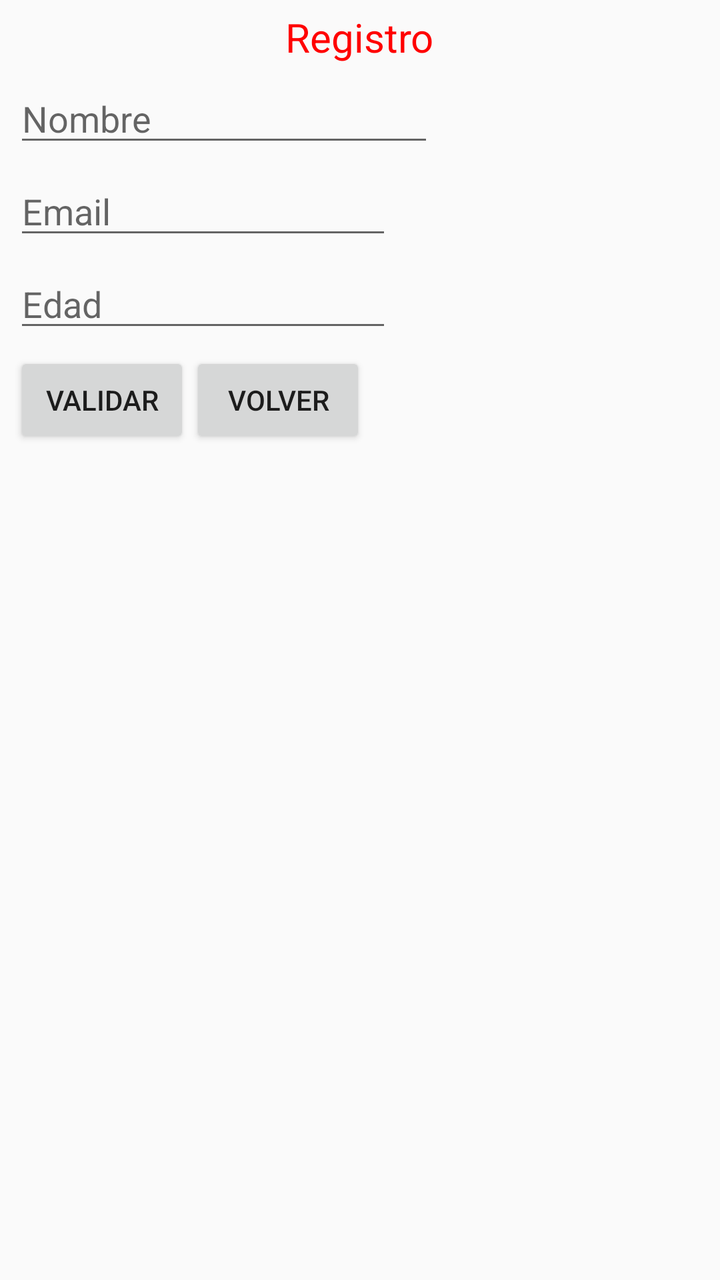
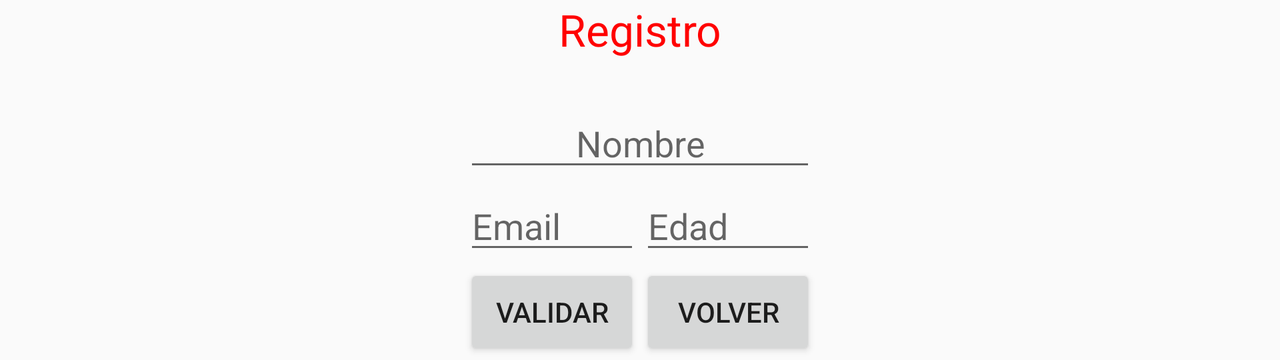

The same Android screen from two of the app's own layout files: first res/layout/ as a phone draws it, then the repository's variant for another configuration, drawn on a device whose configuration selects that folder. Both files follow.
<!-- AndroidManifest.xml: application theme AppTheme -->
<!-- res/layout/layout_registro.xml -->
<?xml version="1.0" encoding="utf-8"?>
<RelativeLayout xmlns:android="http://schemas.android.com/apk/res/android"

    xmlns:tools="http://schemas.android.com/tools"
    android:id="@+id/activity_registro"
    android:layout_width="match_parent"
    android:layout_height="match_parent"
    tools:context="carlosperez.pmdm.RegistroActivity">

    <TextView

        android:id="@+id/textView_TituloRegistro"
        android:text="@string/textview_tituloregistro"


        android:layout_width="wrap_content"
        android:layout_height="wrap_content"
        android:layout_marginTop="5dp"
        android:layout_alignParentTop="true"
        android:layout_centerHorizontal="true"
        android:textSize="20sp"
        android:textColor="@color/colorRojo" />

    <EditText

        android:id="@+id/editText_Nombre"
        android:hint="@string/nombre"

        android:layout_width="wrap_content"
        android:layout_height="wrap_content"
        android:inputType="textPersonName"
        android:ems="10"
        android:layout_below="@+id/textView_TituloRegistro"
        android:layout_alignRight="@+id/textView_TituloRegistro"
        android:layout_alignEnd="@+id/textView_TituloRegistro"
        android:layout_marginTop="5dp" />

    <EditText

        android:id="@+id/editText_Email"
        android:hint="@string/email"

        android:layout_width="wrap_content"
        android:layout_height="wrap_content"
        android:inputType="textEmailAddress"
        android:ems="9"
        android:layout_below="@+id/editText_Nombre"
        android:layout_alignLeft="@+id/editText_Nombre"
        android:layout_alignStart="@+id/editText_Nombre"
        android:layout_marginTop="5dp" />

    <EditText

        android:id="@+id/editText_Edad"
        android:hint="@string/edad"

        android:layout_width="wrap_content"
        android:layout_height="wrap_content"
        android:inputType="number"
        android:ems="9"
        android:layout_below="@+id/editText_Email"
        android:layout_alignLeft="@+id/editText_Email"
        android:layout_alignStart="@+id/editText_Email"
        android:layout_marginTop="5dp"
        android:focusable="false"
        android:clickable="true"
        android:maxLines="1"

        />


    <Button

        android:id="@+id/boton_Validar"
        android:text="@string/boton_validar"

        android:layout_width="wrap_content"
        android:layout_height="wrap_content"
        android:layout_below="@+id/editText_Edad"
        android:layout_alignLeft="@+id/editText_Edad"
        android:layout_alignStart="@+id/editText_Edad"
        android:layout_marginTop="5dp"
        android:onClick="validar_Datos"

        />

    <Button

        android:id="@+id/boton_Volver"
        android:text="@string/boton_volver"

        android:layout_width="wrap_content"
        android:layout_height="wrap_content"
        android:layout_alignBottom="@+id/boton_Validar"
        android:layout_toRightOf="@+id/boton_Validar"
        android:layout_toEndOf="@+id/boton_Validar"
        android:layout_marginLeft="0dp"
        android:layout_marginStart="0dp"
        android:onClick="boton_volver"/>

</RelativeLayout>
<!-- resources referenced by this layout -->
<resources>
  <color name="colorRojo">#FF0000</color>
  <string name="boton_validar">Validar</string>
  <string name="boton_volver">Volver</string>
  <string name="edad">Edad</string>
  <string name="email">Email</string>
  <string name="nombre">Nombre</string>
  <string name="textview_tituloregistro">Registro</string>
  <style name="AppTheme" parent="Theme.AppCompat.Light.DarkActionBar">
          
          <item name="colorPrimary">@color/colorPrimary</item>
          <item name="colorPrimaryDark">@color/colorPrimaryDark</item>
          <item name="colorAccent">@color/colorAccent</item>
      </style>
  <color name="colorPrimary">#3F51B5</color>
  <color name="colorPrimaryDark">#303F9F</color>
  <color name="colorAccent">#FF4081</color>
</resources>
<!-- res/layout-land/layout_registro.xml (the repository's variant of the layout above) -->
<!-- drawn on the phone turned sideways -->
<?xml version="1.0" encoding="utf-8"?>
<TableLayout xmlns:android="http://schemas.android.com/apk/res/android"

    xmlns:tools="http://schemas.android.com/tools"
    android:id="@+id/activity_registro"
    android:layout_width="wrap_content"
    android:layout_height="wrap_content"
    tools:context="carlosperez.pmdm.Activity_Registro"
    android:layout_gravity="center">

        <TextView
            android:id="@+id/textView_TituloRegistro"
            android:text="@string/textview_tituloregistro"
            android:layout_width="wrap_content"
            android:layout_height="wrap_content"
            android:textAlignment="center"
            android:textSize="22sp"
            android:textColor="@color/colorRojo" />

    <TableRow>

        <EditText

            android:id="@+id/editText_Nombre"
            android:hint="@string/nombre"
            android:layout_span="2"
            android:layout_width="wrap_content"
            android:layout_height="wrap_content"
            android:inputType="textPersonName"
            android:ems="10"
            android:textAlignment="center"
            android:layout_marginTop="20dp"/>

    </TableRow>

    <TableRow>

        <EditText

            android:id="@+id/editText_Email"
            android:hint="@string/email"
            android:layout_width="wrap_content"
            android:layout_height="wrap_content"
            android:inputType="textEmailAddress"

            />

        <EditText

            android:id="@+id/editText_Edad"
            android:hint="@string/edad"
            android:layout_width="wrap_content"
            android:layout_height="wrap_content"
            android:inputType="number"

            />

    </TableRow>

    <TableRow>
        <Button

            android:id="@+id/boton_Validar"
            android:text="@string/boton_validar"
            android:layout_width="wrap_content"
            android:layout_height="wrap_content"
            android:onClick="validar_Datos"

            />

        <Button

            android:id="@+id/boton_Volver"
            android:text="@string/boton_volver"
            android:layout_width="wrap_content"
            android:layout_height="wrap_content"
            android:onClick="boton_volver"

            />

    </TableRow>

</TableLayout>
